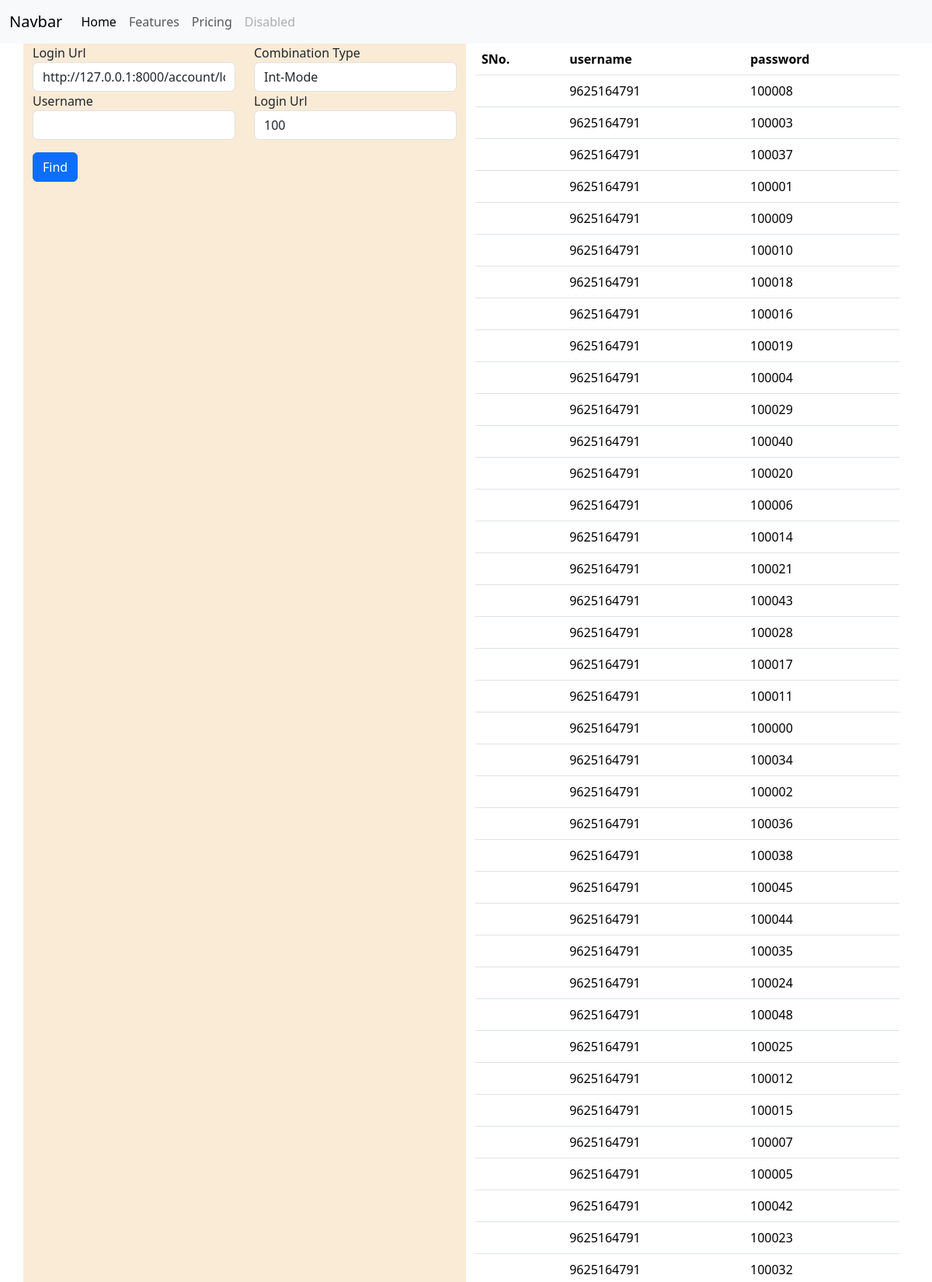
The page / (upper part) on the database its author committed.
### core/models.py (models this page shows, shortened)
class UserPassword(models.Model):
    username = models.CharField(max_length=200)
    password = models.CharField(max_length=200)
    try_count = models.IntegerField(default=0)

### core/views.py (the view, shortened to what this page needs)
# urls.py: path('', home, name='home'),
def home(request):
    passwords = UserPassword.objects.all()
    d = {
        3: '1000',
        4: '10000',
        5: '100000',
        6: '100000',
        7: '1000000',
        8: '10000000',
    }
    return render(request, 'index.html', {'passwords':passwords})

### core/templates/index.html (shortened to what this page needs)
{% extends 'base.html' %}
{%block content%}
<div class="container">
    <div class="row">
        <div class="col-lg-6" style="background-color: antiquewhite;">
            <form action="" method="post">
                <div class="row">
                    <div class="col-lg-6">
                        <label for="">Login Url</label>
                        <input type="text" class="form-control" name="url" value="http://127.0.0.1:8000/account/login/">
                    </div>
                    <div class="col-lg-6">
                        <label for="">Combination Type</label>
                         <select name="mode" class="form-control">
                            <option value="1">Int-Mode</option>
                        </select>
                    </div>
                    <div class="col-lg-6">
                        <label for="">Username</label>
                        <input type="text" class="form-control" name="username">
                    </div>
                    <div class="col-lg-6">
                        <label for="">Login Url</label>
                        <select name="try_name" class="form-control">
                            <option value="100">100</option>
                        </select>
                    </div>
                </div>
                <div class="row mt-3">
                    <div class="col-lg-12">
                        <button type="submit" class="btn btn-primary">Find</button>
                    </div>
                </div>
            </form>
        </div>
        <div class="col-lg-6">
            <table class="table">
                <thead>
                    <tr>
                        <th>SNo.</th>
                        <th>username</th>
                        <th>password</th>
                    </tr>
                </thead>
                <tbody>
                    {%for i in passwords%}
                    <tr>
                        <td>{{loop.index}}</td>
                        <td>{{i.username}}</td>
                        <td>{{i.password}}</td>
                    </tr>
                    {%endfor%}
                </tbody>
            </table>
        </div>
    </div>
</div>
{%endblock%}

### core/templates/base.html (shortened to what this page needs)
<!doctype html>
<html lang="en">
<head>
    <link href="https://cdn.jsdelivr.net/npm/bootstrap@5.3.6/dist/css/bootstrap.min.css" rel="stylesheet"
>
</head>
<body>
    <nav class="navbar navbar-expand-lg bg-body-tertiary">
        <div class="container-fluid">
            <a class="navbar-brand" href="#">Navbar</a>
            <div class="collapse navbar-collapse" id="navbarNav">
                <ul class="navbar-nav">
                    <li class="nav-item">
                        <a class="nav-link active" aria-current="page" href="#">Home</a>
                    </li>
                    <li class="nav-item">
                        <a class="nav-link" href="#">Features</a>
                    </li>
                    <li class="nav-item">
                        <a class="nav-link" href="#">Pricing</a>
                    </li>
                    <li class="nav-item">
                        <a class="nav-link disabled" aria-disabled="true">Disabled</a>
                    </li>
                </ul>
            </div>
        </div>
    </nav>
    {%block content%}
    {%endblock%}
</body>
</html>

### rows shown on the page
UserPassword: username "9625164791", password "100008"
UserPassword: username "9625164791", password "100003"
UserPassword: username "9625164791", password "100037"
UserPassword: username "9625164791", password "100001"
UserPassword: username "9625164791", password "100009"
UserPassword: username "9625164791", password "100010"
UserPassword: username "9625164791", password "100018"
UserPassword: username "9625164791", password "100016"
UserPassword: username "9625164791", password "100019"
UserPassword: username "9625164791", password "100004"
UserPassword: username "9625164791", password "100029"
UserPassword: username "9625164791", password "100040"
UserPassword: username "9625164791", password "100020"
UserPassword: username "9625164791", password "100006"
UserPassword: username "9625164791", password "100014"
UserPassword: username "9625164791", password "100021"
UserPassword: username "9625164791", password "100043"
UserPassword: username "9625164791", password "100028"
UserPassword: username "9625164791", password "100017"
UserPassword: username "9625164791", password "100011"
UserPassword: username "9625164791", password "100000"
UserPassword: username "9625164791", password "100034"
UserPassword: username "9625164791", password "100002"
UserPassword: username "9625164791", password "100036"
UserPassword: username "9625164791", password "100038"
UserPassword: username "9625164791", password "100045"
UserPassword: username "9625164791", password "100044"
UserPassword: username "9625164791", password "100035"
UserPassword: username "9625164791", password "100024"
UserPassword: username "9625164791", password "100048"
UserPassword: username "9625164791", password "100025"
UserPassword: username "9625164791", password "100012"
UserPassword: username "9625164791", password "100015"
UserPassword: username "9625164791", password "100007"
UserPassword: username "9625164791", password "100005"
UserPassword: username "9625164791", password "100042"
UserPassword: username "9625164791", password "100023"
UserPassword: username "9625164791", password "100032"
